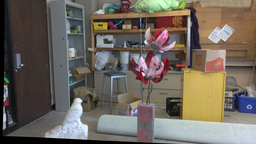
#> input picture data_preprocess/data/im0.png, 256 x 144 px, shrunk from 1920 x 1080 before the run, given in place of im2.png, which was not available
$ python stereo.py
#> lines starting #> are read from the running program, lines starting #| are printed output that depends on the picture; pictures that were not available may be replaced by others from this repository, and a replacement may not be noted
#!/usr/bin/env python
# --------------------------------------------------------------------
# Simple sum of squared differences (SSD) stereo-matching using Numpy
# --------------------------------------------------------------------

# Copyright (c) 2016 David Christian
# Licensed under the MIT License
import numpy as np
from PIL import Image

def stereo_match(left_img, right_img, kernel, max_offset):
    # Load in both images, assumed to be RGBA 8bit per channel images
#> called with left_img = 'im2.png', right_img = 'im1.png', kernel = 6, max_offset = 30
    left_img = Image.open(left_img).convert('L')
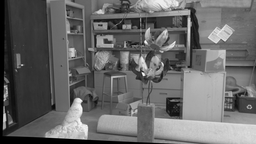
#> left_img: PIL image 256x144 L; min 0, max 255, mean 103.9
    left = np.asarray(left_img)
    right_img = Image.open(right_img).convert('L')
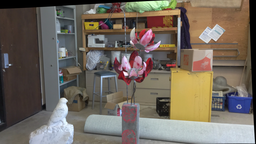
#> input picture data_preprocess/data/im1.png, 256 x 144 px, shrunk from 1920 x 1080 before the run, found by its file name
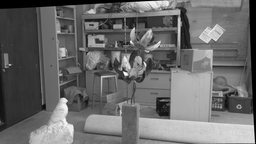
#> right_img: PIL image 256x144 L; min 0, max 255, mean 106.3
    right = np.asarray(right_img)
    w, h = left_img.size  # assume that both images are same size
#> w = 256; h = 144

    # Depth (or disparity) map
    depth = np.zeros((w, h), np.uint8)
    depth.shape = h, w

    kernel_half = int(kernel / 2)
    offset_adjust = 255 / max_offset  # this is used to map depth map output to 0-255 range

    for y in range(kernel_half, h - kernel_half):
        print("\rProcessing.. %d%% complete"%(y / (h - kernel_half) * 100), end="", flush=True)

        for x in range(kernel_half, w - kernel_half):
            best_offset = 0
            prev_ssd = 65534

            for offset in range(max_offset):
                ssd = 0
                ssd_temp = 0

                # v and u are the x,y of our local window search, used to ensure a good match
                # because the squared differences of two pixels alone is not enough ot go on
                for v in range(-kernel_half, kernel_half):
                    for u in range(-kernel_half, kernel_half):
                        # iteratively sum the sum of squared differences value for this block
                        # left[] and right[] are arrays of uint8, so converting them to int saves
                        # potential overflow
                        ssd_temp = int(left[y+v, x+u]) - int(right[y+v, (x+u) - offset])
                        ssd += ssd_temp * ssd_temp

                # if this value is smaller than the previous ssd at this block
                # then it's theoretically a closer match. Store this value against
                # this block..
                if ssd < prev_ssd:
                    prev_ssd = ssd
                    best_offset = offset

            # set depth output for this x,y location to the best match
            depth[y, x] = best_offset * offset_adjust
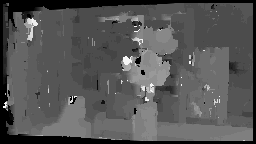
#> depth: shape (144, 256); min 0, max 246, mean 85.6

    # Convert to PIL and save it
    Image.fromarray(depth).save('depth.png')


if __name__ == '__main__':
    stereo_match("im2.png", "im1.png", 6, 30)   #6x6 local search kernel, 30 pixel search range

    # [11 lines of commented-out code are left out]
